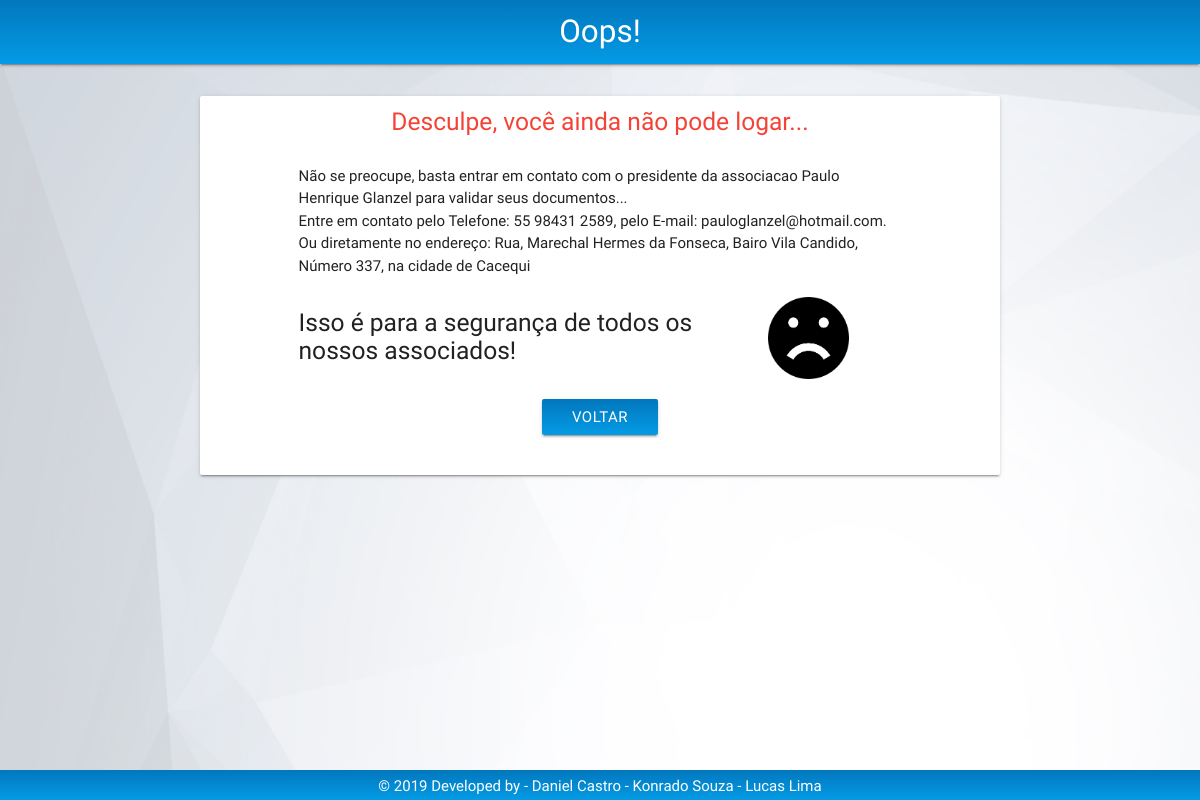
Page /Tela/loginRecusado.php on the earlier database version.
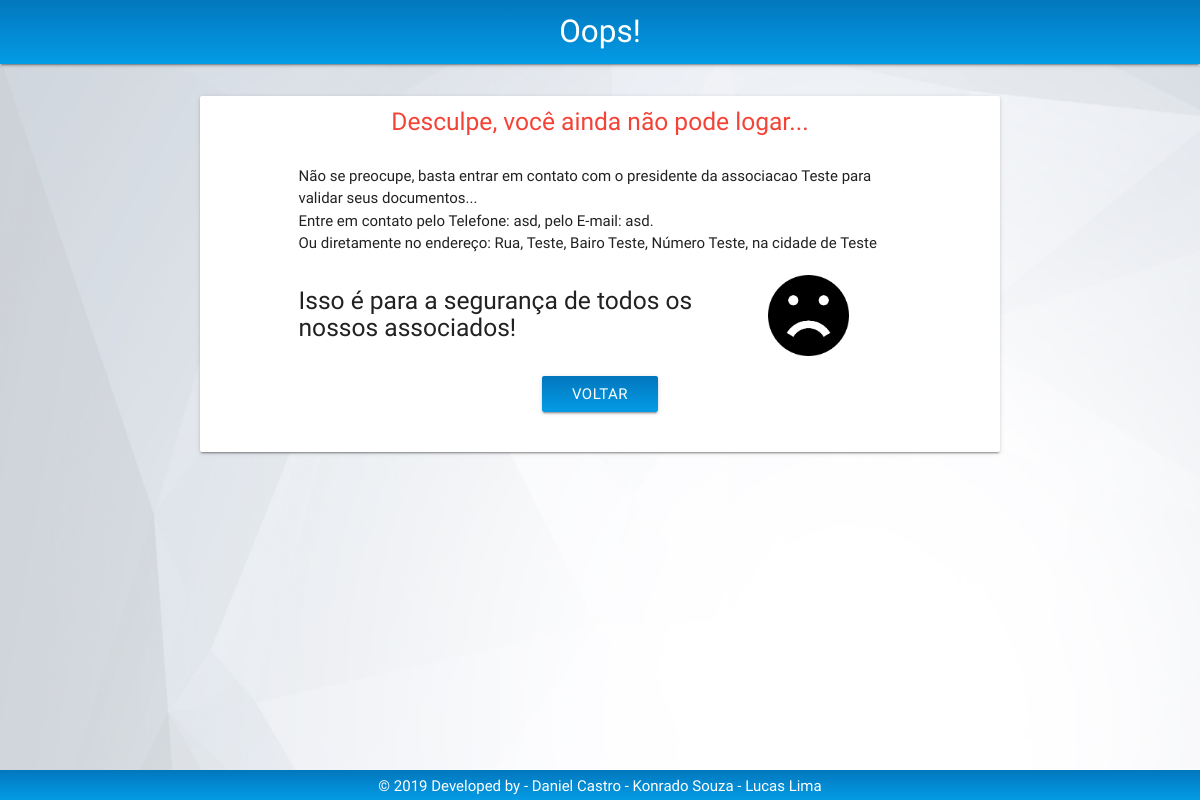
Same page on the later database version.
### tables this page shows
CREATE TABLE IF NOT EXISTS `usuario` (
`id` int(11) NOT NULL,
  `nome` varchar(100) DEFAULT NULL,
  `usuario` varchar(50) NOT NULL,
  `senha` varchar(150) NOT NULL,
  `cidade` varchar(100) DEFAULT NULL,
  `bairro` varchar(100) DEFAULT NULL,
  `rua` varchar(100) DEFAULT NULL,
  `numero` varchar(20) DEFAULT NULL,
  `cep` varchar(10) NOT NULL,
  `cpf` varchar(11) DEFAULT NULL,
  `rg` varchar(30) DEFAULT NULL,
  `data_nasc` varchar(20) NOT NULL,
  `telefone` varchar(15) DEFAULT NULL,
  `email` varchar(100) DEFAULT NULL,
  `pode_logar` varchar(30) DEFAULT NULL,
  `administrador` varchar(50) NOT NULL
);

### Controle/usuarioPDO.php (called while the page is built, shortened)
<?php
class usuarioPDO {
    public function selectPresidente() {
        $conexao = new conexao();
        $pdo = $conexao->getConexao();
        $stmt = $pdo->prepare("SELECT id_usuario FROM diretoria WHERE cargo LIKE 'Presidente';");
        $stmt->execute();
        $linha = $stmt->fetch();
        $stmt = $pdo->prepare("SELECT * FROM usuario WHERE id = " . $linha['id_usuario']);
        $stmt->execute();
        $linha = $stmt->fetch();
        return $linha;
    }
}

### Tela/loginRecusado.php (the view, shortened to what this page needs)
<!DOCTYPE html>
<html>
    <head>
        <?php
        include_once '../Base/header.php';
        include_once '../Controle/usuarioPDO.php';
        $usuarioPDO = new usuarioPDO();
        $presidente = $usuarioPDO->selectPresidente();
        ?>
    </head>
    <body class="homeimg">
        <nav class="nav-extended ">
            <div class="nav-wrapper corpadrao">
                <a class="brand-logo center">Oops!</a>
            </div>
        </nav>
        <main id="main">
            <div class="row">
                <div style="height: 3vh;"></div>
                <div class="col s8 offset-s2 card center">
                    <div class="row">
                        <div class="col s10 offset-s1">
                            <div class="row">
                                <h5 class="red-text">Desculpe, você ainda não pode logar...</h5>
                            </div>
                            <div class="row">
                                <span class="left-align col s12 ">Não se preocupe, basta entrar em contato com o presidente da associacao <?php echo $presidente['nome']; ?>
                                    para validar seus documentos...<br>Entre em contato pelo Telefone: <?php echo $presidente['telefone']; ?>, pelo E-mail: <?php echo $presidente['email']; ?>.<br>Ou diretamente no endereço:
                                    Rua, <?php echo $presidente['rua']; ?>, Bairo <?php echo $presidente['bairro']; ?>, Número  <?php echo $presidente['numero']; ?>, na cidade de <?php echo $presidente['cidade']; ?></span></div>
                            <div class="row left-align">
                                <h5 class="col s9">
                                    Isso é para a segurança de todos os nossos associados!</h5>
                                <img class="col s2" src="../Img/sintoMuito.png">
                            </div>
                            <div class="row">
                                <a href="./login.php" class="btn hoverable corpadrao">Voltar</a>
                            </div>
                        </div>
                    </div>
                </div>
            </div>
        </main>
        <?php include_once '../Base/footer.php'; ?>
    </body>
</html>

### Base/header.php (shortened to what this page needs)
<?php
if (realpath("./index.php")) {
    $pontos = "";
} else {
    $pontos = ".";
}
?>
<link rel="stylesheet" href="<?php echo $pontos; ?>./css/materialize.css">
<link rel="stylesheet" href="<?php echo $pontos; ?>./css/custom.css">

### Base/footer.php
<footer class="center corpadrao">
    <div class="footer-copyright white-text" >
        © 2019 Developed by - Daniel Castro - Konrado Souza - Lucas Lima
    </div>
</footer>

### css/custom.css (style rules this page uses)
footer { position: fixed; bottom: 0; width: 100%; padding-top: 5px; padding-bottom: 3px; }
.homeimg { background-image: url('../Img/bg2.jpg'); background-size: 100% 100%; background-attachment: fixed; }
.corpadrao { background: linear-gradient(to bottom, #0277bd , #039be5); }

Differences in the rows shown:
no longer on this page (row edited): usuario: nome "Paulo Henrique Glanzel", telefone "55 98431 2589", email "pauloglanzel@hotmail.com", rua "Marechal Hermes da Fonseca", bairro "Vila Candido", numero "337", cidade "Cacequi"
now on this page (row edited): usuario: nome "Teste", telefone "asd", email "asd", rua "Teste", bairro "Teste", numero "Teste", cidade "Teste"
